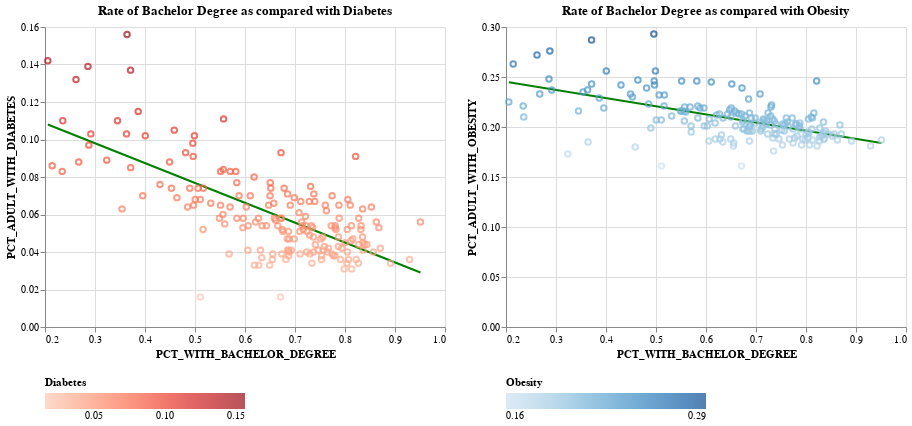

The code cell stored with this chart in its notebook:
### Code cell
from altair.vegalite.v4.schema.channels import Tooltip

diabetes = alt.Chart(df).mark_point().encode(
    x = 'PCT_WITH_BACHELOR_DEGREE',
    y = "PCT_ADULT_WITH_DIABETES",
    tooltip = ["GEOID", "PCT_ADULT_WITH_DIABETES", "PCT_ADULT_WITH_OBESITY", 'PCT_WITH_BACHELOR_DEGREE'],
    #color = alt.Color("PCT_ADULT_WITH_DIABETES", legend = alt.Legend(title = "Diabetes", orient= "bottom"), scale=alt.Scale(scheme = "reds"))  this must be encoded separately for transform_regression to work
  ).properties(
    title= "Rate of Bachelor Degree as compared with Diabetes"
  )

diabetes_color = diabetes.encode(color = alt.Color("PCT_ADULT_WITH_DIABETES", legend = alt.Legend(title = "Diabetes", orient= "bottom"), scale=alt.Scale(scheme = "reds")))

diabetes_fit = diabetes.transform_regression("PCT_WITH_BACHELOR_DEGREE", "PCT_ADULT_WITH_DIABETES").mark_line(color = "green")   #cannot make chart interactive if adding regression line

diabetes_final = diabetes_fit + diabetes_color


obesity = alt.Chart(df).mark_point().encode(
    x = 'PCT_WITH_BACHELOR_DEGREE',
    y = "PCT_ADULT_WITH_OBESITY",
    tooltip = ["GEOID", "PCT_ADULT_WITH_DIABETES", "PCT_ADULT_WITH_OBESITY", 'PCT_WITH_BACHELOR_DEGREE'],
).properties(
     title= "Rate of Bachelor Degree as compared with Obesity"
)

obesity_color = obesity.encode(color = alt.Color("PCT_ADULT_WITH_OBESITY", legend = alt.Legend(title = "Obesity", orient= "bottom"), scale = alt.Scale(scheme="blues")))

obesity_fit= obesity.transform_regression('PCT_WITH_BACHELOR_DEGREE', "PCT_ADULT_WITH_OBESITY").mark_line(color = "green")

obesity_final = obesity_fit + obesity_color

alt.hconcat(diabetes_final, obesity_final
            ).resolve_legend(color='independent'
            ).configure_view(stroke=None).resolve_scale(color = "independent")

### Figure 1 — Vega-Lite specification as saved in the notebook (floating-point values rounded to 4 significant figures; data arrays with more than 128 entries replaced by an {"elided": "..."} marker saying what was removed)
{"config": {"view": {"continuousWidth": 400, "continuousHeight": 300, "stroke": null}}, "hconcat": [{"layer": [{"mark": {"type": "line", "color": "green"}, "encoding": {"tooltip": [{"field": "GEOID", "type": "quantitative"}, {"field": "PCT_ADULT_WITH_DIABETES", "type": "quantitative"}, {"field": "PCT_ADULT_WITH_OBESITY", "type": "quantitative"}, {"field": "PCT_WITH_BACHELOR_DEGREE", "type": "quantitative"}], "x": {"field": "PCT_WITH_BACHELOR_DEGREE", "type": "quantitative"}, "y": {"field": "PCT_ADULT_WITH_DIABETES", "type": "quantitative"}}, "title": "Rate of Bachelor Degree as compared with Diabetes", "transform": [{"on": "PCT_WITH_BACHELOR_DEGREE", "regression": "PCT_ADULT_WITH_DIABETES"}]}, {"mark": "point", "encoding": {"color": {"field": "PCT_ADULT_WITH_DIABETES", "legend": {"orient": "bottom", "title": "Diabetes"}, "scale": {"scheme": "reds"}, "type": "quantitative"}, "tooltip": [{"field": "GEOID", "type": "quantitative"}, {"field": "PCT_ADULT_WITH_DIABETES", "type": "quantitative"}, {"field": "PCT_ADULT_WITH_OBESITY", "type": "quantitative"}, {"field": "PCT_WITH_BACHELOR_DEGREE", "type": "quantitative"}], "x": {"field": "PCT_WITH_BACHELOR_DEGREE", "type": "quantitative"}, "y": {"field": "PCT_ADULT_WITH_DIABETES", "type": "quantitative"}}, "title": "Rate of Bachelor Degree as compared with Diabetes"}]}, {"layer": [{"mark": {"type": "line", "color": "green"}, "encoding": {"tooltip": [{"field": "GEOID", "type": "quantitative"}, {"field": "PCT_ADULT_WITH_DIABETES", "type": "quantitative"}, {"field": "PCT_ADULT_WITH_OBESITY", "type": "quantitative"}, {"field": "PCT_WITH_BACHELOR_DEGREE", "type": "quantitative"}], "x": {"field": "PCT_WITH_BACHELOR_DEGREE", "type": "quantitative"}, "y": {"field": "PCT_ADULT_WITH_OBESITY", "type": "quantitative"}}, "title": "Rate of Bachelor Degree as compared with Obesity", "transform": [{"on": "PCT_WITH_BACHELOR_DEGREE", "regression": "PCT_ADULT_WITH_OBESITY"}]}, {"mark": "point", "encoding": {"color": {"field": "PCT_ADULT_WITH_OBESITY", "legend": {"orient": "bottom", "title": "Obesity"}, "scale": {"scheme": "blues"}, "type": "quantitative"}, "tooltip": [{"field": "GEOID", "type": "quantitative"}, {"field": "PCT_ADULT_WITH_DIABETES", "type": "quantitative"}, {"field": "PCT_ADULT_WITH_OBESITY", "type": "quantitative"}, {"field": "PCT_WITH_BACHELOR_DEGREE", "type": "quantitative"}], "x": {"field": "PCT_WITH_BACHELOR_DEGREE", "type": "quantitative"}, "y": {"field": "PCT_ADULT_WITH_OBESITY", "type": "quantitative"}}, "title": "Rate of Bachelor Degree as compared with Obesity"}]}], "data": {"name": "data-64371db0d4a2a22689e5e43b523e4b50"}, "resolve": {"legend": {"color": "independent"}, "scale": {"color": "independent"}}, "$schema": "https://vega.github.io/schema/vega-lite/v4.17.0.json", "datasets": {"data-64371db0d4a2a22689e5e43b523e4b50": {"elided": "180 records"}}}
